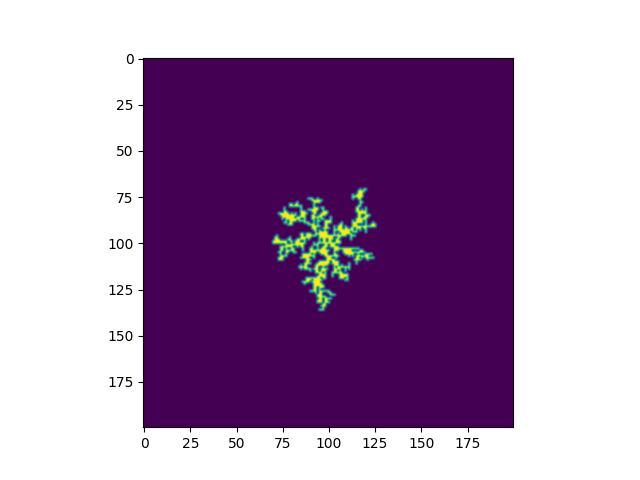

Source code (Python):
import csv
import argparse
from uuid import uuid4
from random import random
from math import sqrt
from typing import Optional

import numpy as np
import matplotlib.pyplot as plt


def get_start_position(side: int, ax: Optional[int] = None) -> np.ndarray:
    """
    Returns a random starting position [x, y] along one (randomly selected) of the grid's 4 axes.

    :param side: The length of a side of the square grid
    :param ax: The axis opposite which to bias movement
    :return: The position coordinate
    """

    cell = np.random.randint(0, side)
    if ax is None: ax = np.random.randint(0, 3)
    if ax == 0: return np.array([0, cell])
    if ax == 2: return np.array([cell, 0])
    if ax == 1: return np.array([side - 1, cell])
    if ax == 3: return np.array([cell, side - 1])
    raise ValueError(f"Invalid axis")


def get_next_step(side: int, point) -> np.ndarray:
    """
    Randomly selects a step within the boundaries of the grid.

    :param side: The length of a side of the square grid
    :param point: The current location of the walker
    :return: The next step
    """

    # moves = [[-1, 0], [0, 1], [1, 0], [0, -1]]
    moves = []
    if point[0] != 0: moves.append([-1, 0])
    if point[1] != 0: moves.append([0, -1])
    if point[0] != side - 1: moves.append([1, 0])
    if point[1] != side - 1: moves.append([0, 1])
    return np.array(moves[np.random.choice(range(0, len(moves)))])


def distance_from_center(side: int, point) -> float:
    """
    Calculates the Euclidean distance from the given point to the center of the grid.

    :param side: The length of a side of the square grid
    :param point: The current location of the walker
    :return: The distance between the point and the center
    """

    half = int(side / 2)
    center = [half, half]
    return np.linalg.norm(np.array(point) - np.array(center))


def is_occupied(g: np.ndarray, point) -> bool:
    """
    Checks if the given point is occupied, i.e., is already part of the DLA cluster.

    :param g: The grid
    :param point: The coordinates [x, y] of the point to check
    :return: True if the point is on the cluster, otherwise False
    """

    y, x = point
    return g[y, x] == 1


def should_stick(p: float = 0.5):
    """
    Determines whether to "stick" to the cluster by flipping a coin biased with probability `p` of a positive result.

    :param p: The probability to stick to the cluster.
    :return: Whether to stick to the cluster.
    """

    return random() < p


def dla(side: int, mass: int, prob: float):
    """
    Runs a DLA simulation trial.

    :param side: Length of a side of the square grid
    :param mass: How many walkers to attach to the cluster
    :param prob: Probability of a walker to stick to an adjacent cluster cell
    """

    # unique ID to distinguish this trial
    guid = str(uuid4())

    # initialize the grid
    grid = np.zeros((side, side))

    # set the cluster seed in the middle of the grid
    half = int(side / 2)
    grid[half, half] = 1

    # initialize the plot
    fig = plt.figure()
    fig.add_subplot(1, 1, 1)
    plt.imshow(grid, interpolation='bicubic', cmap='viridis')

    for walk in range(0, mass - 1):
        # choose a random start position on a random axis
        position = get_start_position(side=side)

        # walk until we stick to the structure somewhere, keeping track of steps
        steps = 0
        while True:
            steps += 1

            # choose a next step
            step = get_next_step(side=side, point=position)
            next_position = position + step

            # if the next location is beyond the grid boundaries, get another one
            if not (0 <= next_position[0] < side and 0 <= next_position[1] < side):
                print("Stepped out of bounds! This should never happen. Probably a bug in step selection logic.")
                continue

            # if the new location is already on the structure, choose whether to stick to it
            if is_occupied(g=grid, point=next_position) and should_stick(p=prob):
                grid[position[0], position[1]] = 1
                print(f"Walk {walk} attached after {steps} steps")
                break
            else:
                # otherwise keep walking
                position = next_position

    # compute cluster mass (i.e. size, S) and mean radius of gyration (R)
    nonzero = np.nonzero(grid)
    points = [(a, b) for a, b in zip(nonzero[0], nonzero[1])]
    radii = [distance_from_center(side=side, point=point) for point in points]
    S = len(points)
    R = round(sqrt(sum([r ** 2 for r in radii]) / S), 3)
    print(f"Finished trial {guid} on {side}x{side} grid with {mass} walks, S = {S}, R = {R}")

    # save S and R to CSV
    with open(f"{guid}.csv", 'w') as file:
        writer = csv.writer(file)
        writer.writerow([S, R])

    # save the grid to PNG
    plt.text(half, int(half / 5), f"S = {S}, R = {R}", color='green')
    plt.imshow(grid, interpolation='bicubic', cmap='viridis')
    plt.show()
    fig.savefig(f"{guid}.png")


if __name__ == '__main__':
    # parse arguments
    ap = argparse.ArgumentParser()
    ap.add_argument("-s", "--side", type=int, default=100, help="Length of a side of the square grid")
    ap.add_argument("-m", "--mass", type=int, default=100, help="How many walkers to attach to the cluster")
    ap.add_argument("-p", "--prob", type=float, default=1.0, help="Probability of a walker to stick to an adjacent cluster cell")
    args = vars(ap.parse_args())

    # run the DLA simulation
    dla(side=int(args['side']),
        mass=int(args['mass']),
        prob=int(args['prob']))
